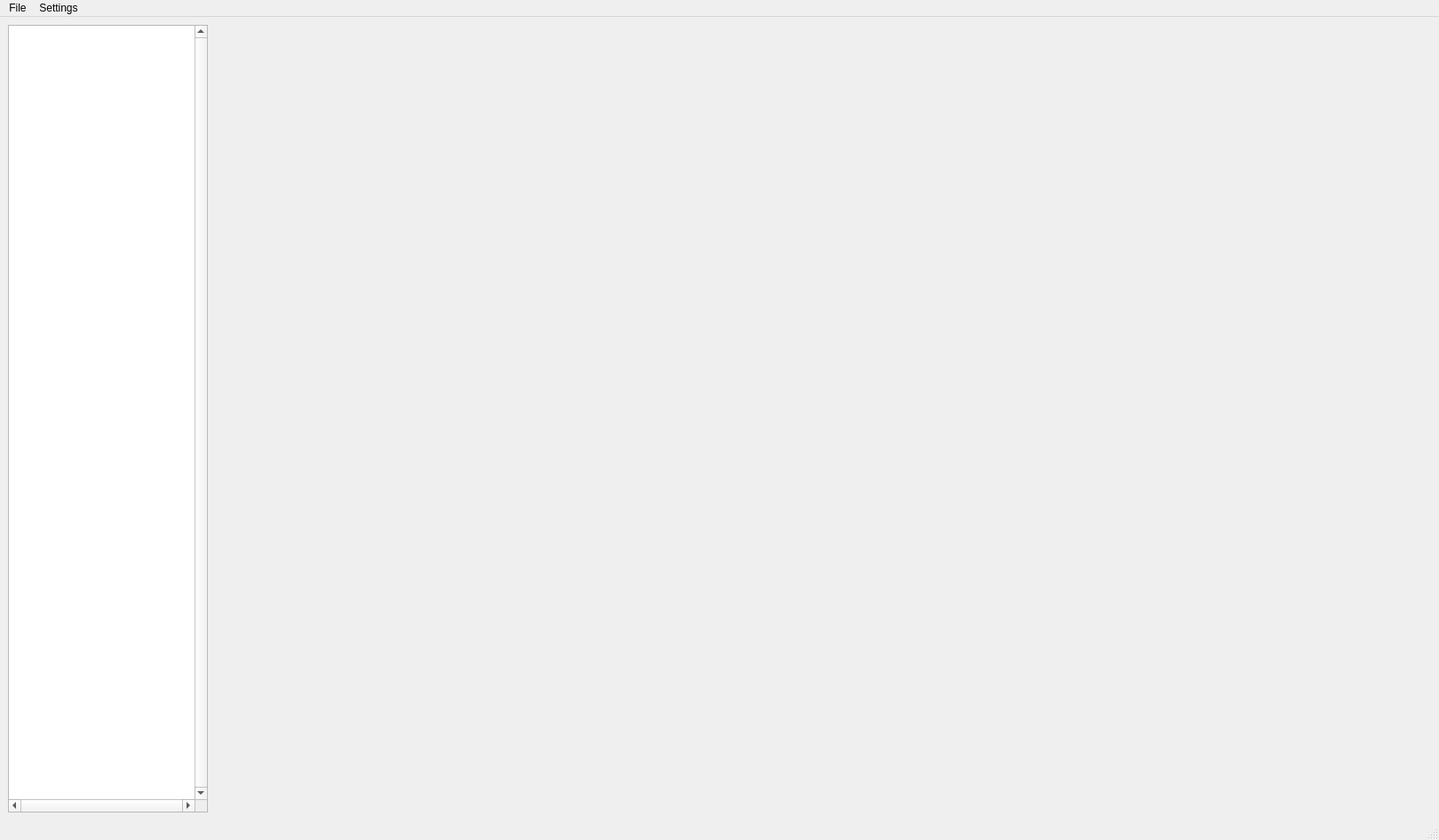
<?xml version="1.0" encoding="UTF-8"?>
<ui version="4.0">
 <class>MainWindow</class>
 <widget class="QMainWindow" name="MainWindow">
  <property name="geometry">
   <rect>
    <x>0</x>
    <y>0</y>
    <width>1620</width>
    <height>946</height>
   </rect>
  </property>
  <property name="windowTitle">
   <string>MainWindow</string>
  </property>
  <widget class="QWidget" name="centralwidget">
   <layout class="QHBoxLayout" name="horizontalLayout_2">
    <item>
     <layout class="QHBoxLayout" name="horizontalLayout">
      <item>
       <widget class="QTreeView" name="Model">
        <property name="sizePolicy">
         <sizepolicy hsizetype="Expanding" vsizetype="Expanding">
          <horstretch>0</horstretch>
          <verstretch>0</verstretch>
         </sizepolicy>
        </property>
        <property name="maximumSize">
         <size>
          <width>225</width>
          <height>16777215</height>
         </size>
        </property>
        <property name="verticalScrollBarPolicy">
         <enum>Qt::ScrollBarAlwaysOn</enum>
        </property>
        <property name="horizontalScrollBarPolicy">
         <enum>Qt::ScrollBarAlwaysOn</enum>
        </property>
        <property name="sizeAdjustPolicy">
         <enum>QAbstractScrollArea::AdjustToContents</enum>
        </property>
       </widget>
      </item>
      <item>
       <widget class="QStackedWidget" name="WorkingSpace">
        <property name="sizePolicy">
         <sizepolicy hsizetype="Preferred" vsizetype="Preferred">
          <horstretch>0</horstretch>
          <verstretch>0</verstretch>
         </sizepolicy>
        </property>
        <property name="currentIndex">
         <number>0</number>
        </property>
        <widget class="QWidget" name="page_3"/>
        <widget class="QWidget" name="page_4"/>
       </widget>
      </item>
     </layout>
    </item>
   </layout>
  </widget>
  <widget class="QMenuBar" name="menubar">
   <property name="geometry">
    <rect>
     <x>0</x>
     <y>0</y>
     <width>1620</width>
     <height>21</height>
    </rect>
   </property>
   <widget class="QMenu" name="menuFile">
    <property name="title">
     <string>File</string>
    </property>
    <addaction name="actionSave"/>
    <addaction name="actionLoad"/>
    <addaction name="actionImport"/>
   </widget>
   <widget class="QMenu" name="menuSettings">
    <property name="title">
     <string>Settings</string>
    </property>
   </widget>
   <addaction name="menuFile"/>
   <addaction name="menuSettings"/>
  </widget>
  <widget class="QStatusBar" name="statusbar"/>
  <action name="actionSave">
   <property name="text">
    <string>Save</string>
   </property>
  </action>
  <action name="actionLoad">
   <property name="text">
    <string>Load</string>
   </property>
  </action>
  <action name="actionImport">
   <property name="text">
    <string>Import</string>
   </property>
  </action>
 </widget>
 <resources/>
 <connections/>
</ui>
